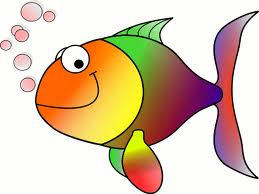
//> input picture opencv3-tutorials/data/HappyFish.jpg, 259 x 194 px
$ ./cornerSubPix_Demo ../data/HappyFish.jpg   (built with g++ and OpenCV 4)
//> lines starting //> are read from the running program, lines starting //| are printed output that depends on the picture; after the words box and inside, x2 and y2 are one past the last pixel; in counts of white or black regions, pixels touching at a corner belong together
#include <opencv2/core.hpp>
#include <opencv2/highgui.hpp>
#include <opencv2/imgproc.hpp>
#include <iostream>

using namespace cv;
using namespace std;

// Global variables
Mat src, src_gray;

int maxCorners = 10;
int maxTrackbar = 25;

RNG rng(12345);
const char *source_window = "Image";

void goodFeaturesToTrack_Demo(int, void *);

int main(int argc, char **argv)
{
    // Load source image and convert it to gray
    CommandLineParser parser(argc, argv, "{@input | ../data/pic3.png | input image}");
    src = imread(parser.get<String>("@input"));
//> src is the input picture: 194 rows x 259 cols, CV_8UC3; mean B, G, R 170.8, 196.4, 219.3
    if (src.empty()) {
        cout << "Could not open or find the image!\n" << endl;
        cout << "Usage: " << argv[0] << " <Input image>" << endl;
        return -1;
    }
    cvtColor(src, src_gray, COLOR_BGR2GRAY);
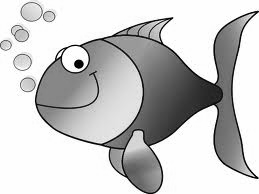
//> src_gray: 194 rows x 259 cols, CV_8UC1; min 0, max 255, mean 200.4

    namedWindow(source_window);
    imshow(source_window, src);

    createTrackbar("Max corners:", source_window, &maxCorners, maxTrackbar, goodFeaturesToTrack_Demo);
    goodFeaturesToTrack_Demo(0, 0);

    waitKey();
    return 0;
}

void goodFeaturesToTrack_Demo(int, void *)
{
    maxCorners = MAX(maxCorners, 1);
    vector<Point2f> corners;
    double qualityLevel = 0.01;
    double minDistance = 10;
    int blockSize = 3, gradientSize = 3;
    bool useHarrisDetector = false;
    double k = 0.04;

    Mat copy = src.clone();

    goodFeaturesToTrack(src_gray,
                        corners,
                        maxCorners,
                        qualityLevel,
                        minDistance,
                        Mat(),
                        blockSize,
                        gradientSize,
                        useHarrisDetector,
                        k);
//> corners = 10 Points (x, y): [172, 17], [151, 146], [108, 148], [57, 57], [122, 150], [214, 82], [160, 41], [148, 36], [127, 33], [253, 176]

    cout << "** Number of corners detected: " << corners.size() << endl;
//| ** Number of corners detected: 10
    int radius = 4;
    for (size_t i = 0; i < corners.size(); ++i) {
        circle(copy, corners[i], radius, Scalar(rng.uniform(0, 256), rng.uniform(0, 256), rng.uniform(0, 256)), FILLED);
    }
//> this loop made 10 passes
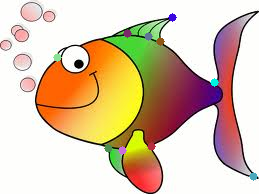
//> copy: 194 rows x 259 cols, CV_8UC3; 0.98% of pixels changed, all inside (x1, y1, x2, y2) = (53, 13, 258, 181)
    imshow(source_window, copy);

    Size winSize = Size(5, 5);
    Size zeroZone = Size(-1, -1);
    TermCriteria criteria = TermCriteria(TermCriteria::EPS + TermCriteria::COUNT, 40, 0.001);

    cornerSubPix(src_gray, corners, winSize, zeroZone, criteria);
//> corners = 10 Points (x, y): [173, 16.9], [148.6, 146.4], [109.1, 147.4], [57, 57], [124.7, 148.8], [214.3, 83.44], [162.8, 43.41], [147.9, 37.55], [127, 33], [257.9, 178.2]

    for (size_t i = 0; i < corners.size(); ++i) {
        cout << " -- Refined Corner [" << i << "] (" << corners[i].x << "," << corners[i].y << ")" << endl;
    }
}

$ run again, on opencv3-tutorials/data/building.jpg
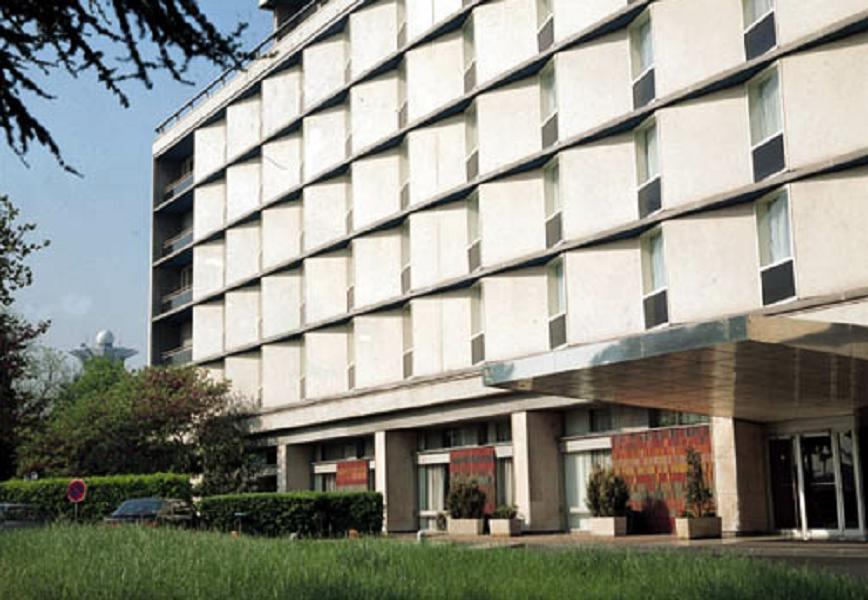
//> input picture opencv3-tutorials/data/building.jpg, 868 x 600 px
//> src is the input picture: 600 rows x 868 cols, CV_8UC3; mean B, G, R 133.7, 143.6, 142.9
//> `cvtColor(src, src_gray, COLOR_BGR2GRAY);`:
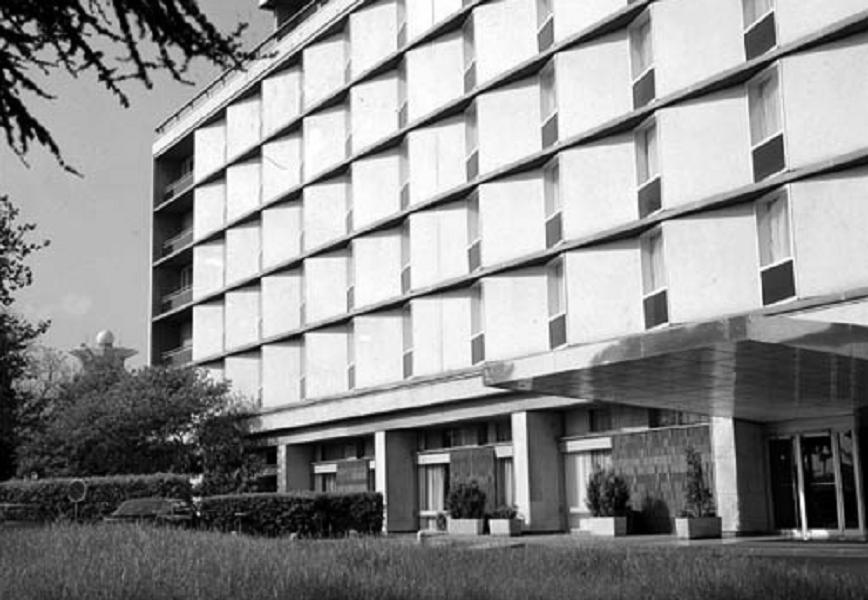
//> src_gray: 600 rows x 868 cols, CV_8UC1; min 0, max 255, mean 142.3
//> in goodFeaturesToTrack_Demo, `goodFeaturesToTrack(src_gray, corners, maxCorners, qualityLevel, minDi..`: corners = 10 Points (x, y): [198, 514], [15, 20], [781, 134], [764, 304], [4, 70], [791, 261], [31, 247], [772, 13], [3, 247], [111, 87]
//| ** Number of corners detected: 10
//> the loop in goodFeaturesToTrack_Demo, `for (size_t i = 0; i < corners.size(); ++i)` made 10 passes
//> after the loop in goodFeaturesToTrack_Demo, `for (size_t i = 0; i < corners.size(); ++i)`:
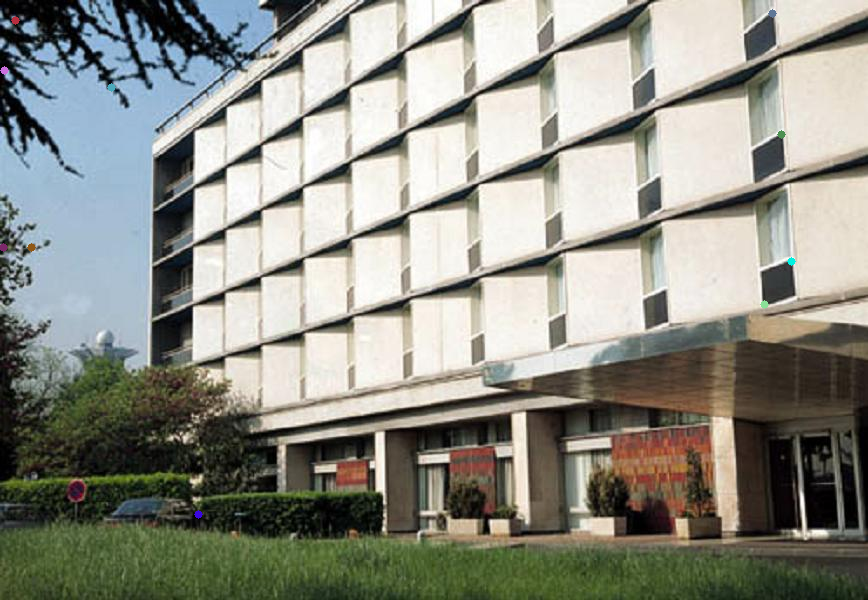
//> copy: 600 rows x 868 cols, CV_8UC3; 0.09% of pixels changed, all inside (x1, y1, x2, y2) = (0, 9, 796, 519)
//> in goodFeaturesToTrack_Demo, `cornerSubPix(src_gray, corners, winSize, zeroZone, criteria);`: corners = 10 Points (x, y): [197.7, 514.5], [13.16, 20.41], [782.1, 132.5], [762.6, 305.6], [2.45, 68.09], [792.2, 258.8], [29.52, 248.6], [772.8, 10.46], [6.49, 248.5], [110.6, 86.01]
